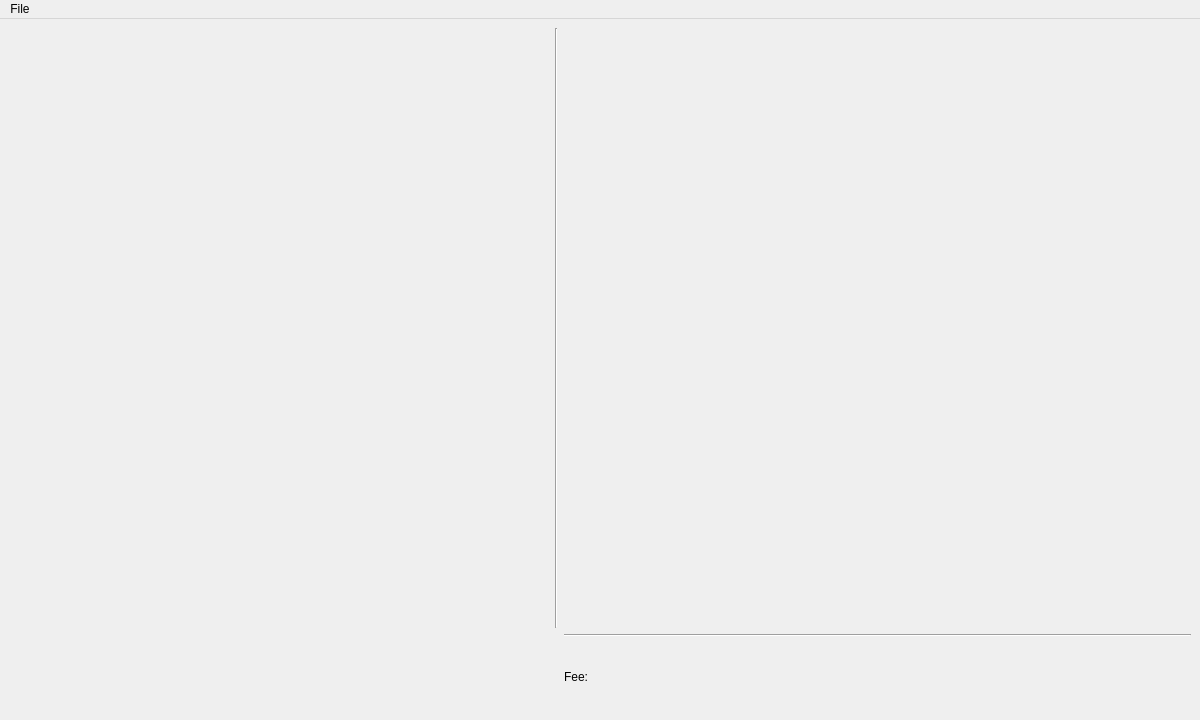
<?xml version="1.0" encoding="UTF-8"?>
<ui version="4.0">
 <class>MainWindow</class>
 <widget class="QMainWindow" name="MainWindow">
  <property name="geometry">
   <rect>
    <x>0</x>
    <y>0</y>
    <width>1200</width>
    <height>720</height>
   </rect>
  </property>
  <property name="minimumSize">
   <size>
    <width>510</width>
    <height>360</height>
   </size>
  </property>
  <property name="maximumSize">
   <size>
    <width>1200</width>
    <height>720</height>
   </size>
  </property>
  <property name="windowTitle">
   <string>MainWindow</string>
  </property>
  <widget class="QWidget" name="centralwidget">
   <layout class="QGridLayout" name="gridLayout">
    <item row="1" column="2">
     <widget class="Line" name="line_2">
      <property name="orientation">
       <enum>Qt::Horizontal</enum>
      </property>
     </widget>
    </item>
    <item row="0" column="2">
     <widget class="QLabel" name="qr">
      <property name="text">
       <string/>
      </property>
      <property name="pixmap">
       <pixmap>logo.png</pixmap>
      </property>
      <property name="scaledContents">
       <bool>false</bool>
      </property>
      <property name="alignment">
       <set>Qt::AlignCenter</set>
      </property>
      <property name="wordWrap">
       <bool>false</bool>
      </property>
     </widget>
    </item>
    <item row="0" column="0">
     <widget class="QLabel" name="video">
      <property name="minimumSize">
       <size>
        <width>540</width>
        <height>600</height>
       </size>
      </property>
      <property name="maximumSize">
       <size>
        <width>540</width>
        <height>720</height>
       </size>
      </property>
      <property name="styleSheet">
       <string notr="true"/>
      </property>
      <property name="text">
       <string/>
      </property>
      <property name="pixmap">
       <pixmap>../../../Downloads/9737ef12b8584aa796a8fc3189254b42.png</pixmap>
      </property>
      <property name="scaledContents">
       <bool>false</bool>
      </property>
      <property name="alignment">
       <set>Qt::AlignCenter</set>
      </property>
     </widget>
    </item>
    <item row="0" column="1">
     <widget class="Line" name="line">
      <property name="orientation">
       <enum>Qt::Vertical</enum>
      </property>
     </widget>
    </item>
    <item row="2" column="2">
     <widget class="QLabel" name="fee">
      <property name="text">
       <string>Fee:</string>
      </property>
      <property name="textFormat">
       <enum>Qt::PlainText</enum>
      </property>
     </widget>
    </item>
   </layout>
  </widget>
  <widget class="QMenuBar" name="menubar">
   <property name="geometry">
    <rect>
     <x>0</x>
     <y>0</y>
     <width>1200</width>
     <height>26</height>
    </rect>
   </property>
   <widget class="QMenu" name="menuFile">
    <property name="title">
     <string>File</string>
    </property>
    <addaction name="actionAdminView"/>
   </widget>
   <addaction name="menuFile"/>
  </widget>
  <action name="actionAdminView">
   <property name="text">
    <string>AdminView</string>
   </property>
  </action>
 </widget>
 <resources/>
 <connections/>
</ui>
